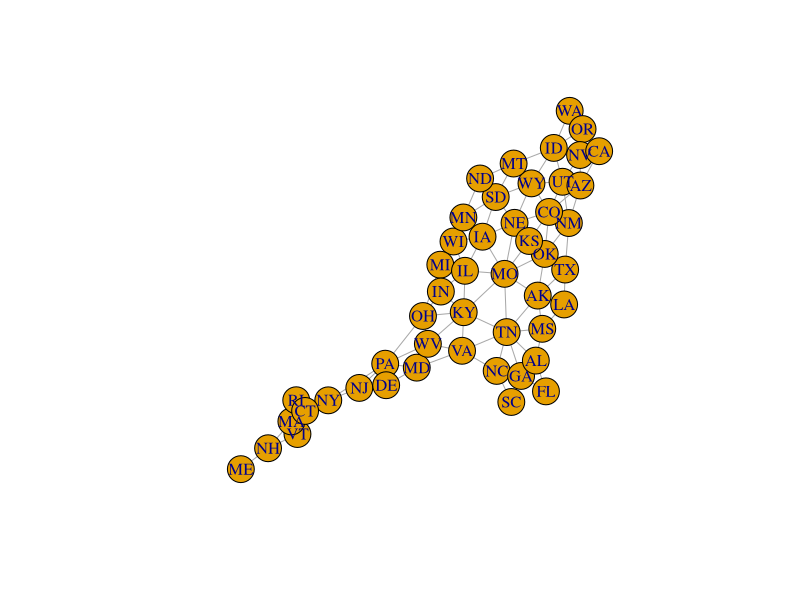

Generate this figure with R:
## ---- chunk 1
rm(list=ls())
library(igraph)
state_pairs= read.csv("48states.csv")
states = read.csv("state_year.csv")
## ---- chunk 2
state_pairs$state1A = states$abbr[match( state_pairs$state1, states$state)]
state_pairs$state2A = states$abbr[match( state_pairs$state2, states$state)]
## ---- chunk 3
g = graph.data.frame(state_pairs[, 3:4], directed=F)
g.degree = degree(g)
g.degree [g.degree == max(g.degree)] #TN and MO have 8 bordering states
## ---- chunk 4
plot(g)
## ---- chunk 5
df <- get.data.frame(g)
head(df)
## ---- chunk 6
remove_a_node_from_df = function (df_in){
  
  
  
}

